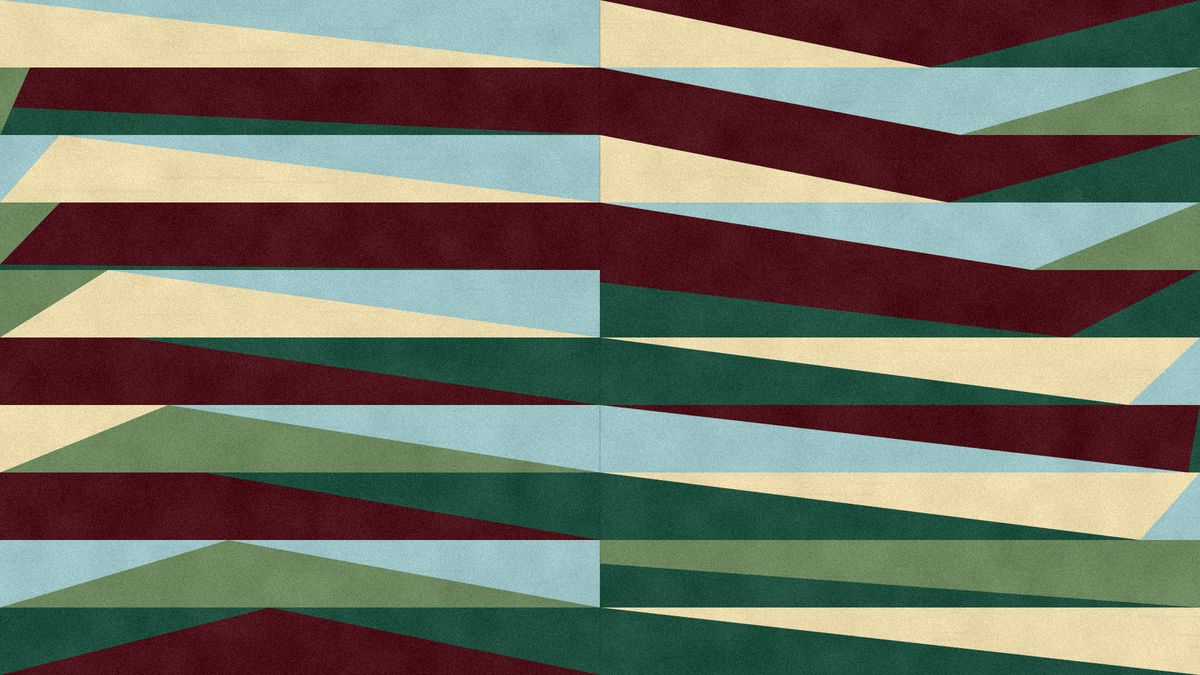
Frame 1 (no input)
Frame 2 (the mouse pressed at the canvas centre, redrawn once): identical to frame 1, image omitted

The p5.js sketch that drew this single still picture (run headless with seeded random() and noise() and a simulated clock; the mouse was pressed at the canvas centre and the sketch redrawn once):

// p5.js sketch
// ── sketch.js
function setup() {
  createCanvas(1920, 1080);
  pixelDensity(1);
  noLoop();
}

function draw() {
  randomSeed(12);
  background("#e5d6dd");

  const W = width;
  const H = height;
  const cw = W / 2;
  const rh = H / 10;

  const red = "#9fc6c8";
  const deepRed = "#4C131A";
  const darkRed = "#6F8960";
  const orange = "#6F8960";
  const yellow = "#eddcae";
  const brown = "#205140";
  const clay = "#eddcae";
  function poly(col, pts) {
    fill(col);
    noStroke();
    beginShape();
    for (const p of pts) vertex(p[0], p[1]);
    endShape(CLOSE);
  }

  function cell(c, r, bg, layers) {
    const x = c * cw;
    const y = r * rh;

    poly(bg, [
      [x, y],
      [x + cw, y],
      [x + cw, y + rh],
      [x, y + rh]
    ]);

    for (const layer of layers) {
      poly(
        layer[0],
        layer[1].map(p => [x + p[0] * cw, y + p[1] * rh])
      );
    }
  }

  cell(0, 0, red, [
    [yellow, [[0, 0], [0, 1], [1, 1]]]
  ]);

  cell(1, 0, brown, [
    [deepRed, [[0, 0], [1, 0], [0.55, 1]]],
    [clay, [[0, 0], [0.55, 1], [0, 1]]]
  ]);

  cell(0, 1, brown, [
    [deepRed, [[0.05, 0], [1, 0], [1, 1], [0, 0.58]]],
    [darkRed, [[0, 0], [0.05, 0], [0, 1]]]
  ]);

  cell(1, 1, orange, [
    [red, [[0, 0], [1, 0], [0.6, 1]]],
    [deepRed, [[0, 0], [0.6, 1], [0, 1]]]
  ]);

  cell(0, 2, red, [
    [yellow, [[0.1, 0], [1, 1], [0, 1]]]
  ]);

  cell(1, 2, brown, [
    [deepRed, [[0, 0], [1, 0], [0.58, 1]]],
    [clay, [[0, 0], [0.58, 1], [0, 1]]]
  ]);

  cell(0, 3, brown, [
    [deepRed, [[0.1, 0], [1, 0], [1, 1], [0, 0.92]]],
    [darkRed, [[0, 0], [0.1, 0], [0, 0.92]]]
  ]);

  cell(1, 3, orange, [
    [red, [[0, 0], [1, 0], [0.72, 1]]],
    [deepRed, [[0, 0], [0.72, 1], [0, 1]]]
  ]);

  cell(0, 4, red, [
    [yellow, [[0.18, 0], [1, 1], [0, 1]]],
    [orange, [[0, 1], [0.18, 0], [0, 0]]]
  ]);

  cell(1, 4, brown, [
    [deepRed, [[0, 0], [1, 0], [0.78, 1], [0, 0.18]]]
  ]);

  cell(0, 5, brown, [
    [deepRed, [[0.22, 0], [1, 1], [0, 1]]],
    [deepRed, [[0, 0], [0.22, 0], [0, 1]]]
  ]);

  cell(1, 5, red, [
    [yellow, [[0, 0], [1, 0], [0.88, 1]]],
    [brown, [[0, 0], [0.88, 1], [0, 1]]]
  ]);

  cell(0, 6, red, [
    [orange, [[0.28, 0], [1, 1], [0, 1]]],
    [yellow, [[0, 1], [0.28, 0], [0, 0]]]
  ]);

  cell(1, 6, brown, [
    [deepRed, [[0, 0], [1, 0], [0.98, 1]]],
    [red, [[0, 0], [0.98, 1], [0, 1]]]
  ]);

  cell(0, 7, brown, [
    [deepRed, [[0.34, 0], [1, 1], [0, 1]]],
    [deepRed, [[0, 0], [0.34, 0], [0, 1]]]
  ]);

  cell(1, 7, red, [
    [yellow, [[0, 0], [1, 0], [0.9, 1]]],
    [brown, [[0, 0], [0.9, 1], [0, 1]]]
  ]);

  cell(0, 8, red, [
    [orange, [[0.38, 0], [1, 1], [0, 1]]]
  ]);

  cell(1, 8, brown, [
    [darkRed, [[0, 0], [1, 0], [1, 1], [0, 0.35]]]
  ]);

  cell(0, 9, brown, [
    [deepRed, [[0.45, 0], [1, 1], [0, 1]]]
  ]);

  cell(1, 9, red, [
    [yellow, [[0, 0], [1, 0], [1, 1]]],
    [brown, [[0, 0], [1, 1], [0, 1]]]
  ]);

  stroke(0, 35);
  strokeWeight(2);
  line(cw, 0, cw, H);

  addPrintTexture();
}

function addPrintTexture() {
  loadPixels();

  for (let y = 0; y < height; y++) {
    for (let x = 0; x < width; x++) {
      const i = 4 * (x + y * width);
      const n = noise(x * 0.018, y * 0.018);
      const grain = random(-18, 14) + map(n, 0, 1, -10, 10);

      pixels[i] = constrain(pixels[i] + grain, 0, 255);
      pixels[i + 1] = constrain(pixels[i + 1] + grain, 0, 255);
      pixels[i + 2] = constrain(pixels[i + 2] + grain, 0, 255);
    }
  }

  updatePixels();

  noStroke();

  for (let i = 0; i < 32000; i++) {
    fill(255, random(5, 18));
    circle(random(width), random(height), random(0.4, 1.6));
  }

  for (let i = 0; i < 18000; i++) {
    fill(0, random(3, 10));
    circle(random(width), random(height), random(0.35, 1.1));
  }

  blendMode(MULTIPLY);
  for (let i = 0; i < 420; i++) {
    fill(46, 42, 72, random(2, 7));
    rect(random(width), random(height), random(30, 180), random(1, 4));
  }
  blendMode(BLEND);
}
